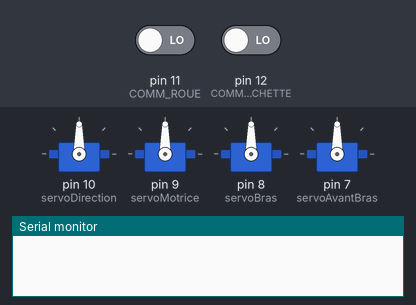
Recording of a sketch running on a simulated Arduino Uno, built with avr-gcc and run on an emulated ATmega328P. Parts: 4 × servo, the last lines printed to the serial monitor. The inputs (shaded band) are chosen by the test bench; at power-on: pin 11 (COMM_ROUE) LOW, pin 12 (COMM_GACHETTE) LOW.

Above: at 0.1 s.
At 2.1 s:
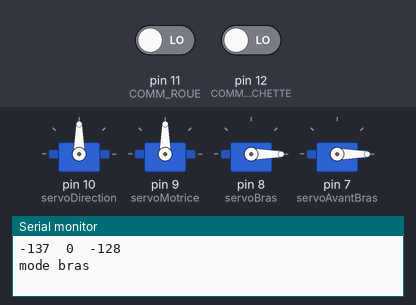
Timing chart, 0 to 3.6 s (numbered marks = the images above):
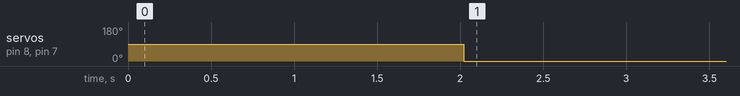

Measured:
- by itself, servo on pin 8 (servoBras), servo on pin 7 (servoAvantBras): 90° → 0° at 2.0 s

The sketch:

robotMartienV2.ino
```cpp
#include <Servo.h>

boolean modeMouvement;
Servo servoBras;
Servo servoAvantBras;

Servo roues;
Servo servoDirection;
Servo servoMotrice;

#define COMM_ROUE     11//channel 1
#define COMM_GACHETTE 12//channel 2
#define TRIGGER_AVG  5
#define ECHO_AVG 6
#define TRIGGER_AVD  3
#define ECHO_AVD 4
#define TRIGGER_AR  1
#define ECHO_AR 2


int valSwitch,valSwitchAvant, valGachette, valRoue;
  boolean mode=false;

void setup()
{
  Serial.begin(9600);
  pinMode(COMM_ROUE, INPUT);
  pinMode(COMM_GACHETTE, INPUT);
  pinMode(TRIGGER_AVG, OUTPUT);
  pinMode(ECHO_AVG, INPUT);
  pinMode(TRIGGER_AVD, OUTPUT);
  pinMode(ECHO_AVD, INPUT);


  modeMouvement=false;
  servoDirection.attach(10);
  servoMotrice.attach(9);
  servoBras.attach(8);
  servoAvantBras.attach(7);
}

long getDistance(int trigger, int echo)
{
  long duration, distance;

 digitalWrite(trigger, LOW);
  delayMicroseconds(2); // Added this line
 digitalWrite(trigger, HIGH);
  delayMicroseconds(10); // Added this line
 digitalWrite(trigger, LOW);

  duration = pulseIn(echo, HIGH);
  distance = (duration/2) / 29.1;

return distance;

}

void loop()
{


  valSwitch=pulseIn(COMM_ROUE,HIGH, 20000);
  if ((valSwitchAvant==0 && valSwitch!=0) )
  modeMouvement=!modeMouvement;


  valGachette=pulseIn(COMM_GACHETTE,HIGH);
  valRoue=pulseIn(COMM_ROUE,HIGH);

  int valRoueServo=map(valRoue,850,1770,10,170);
  int valGachetteServo=map(valGachette,820,1770,10,170);
/*
//Serial.print(valSwitchAvant);
//Serial.print("\t");
Serial.print(valGachette);
Serial.print("\t");
Serial.print(valRoue);
Serial.print("\n");
*/
Serial.print(valRoueServo);
Serial.print("\t");
Serial.print(valGachette);
Serial.print("\t");
Serial.print(valGachetteServo);
Serial.print("\n");


/*int d = getDistance(TRIGGER_AVD, ECHO_AVD);
delay(300);*/

  if (modeMouvement)
  {
    Serial.println("mode mouvement");

    servoDirection.write(valRoueServo);

    if (170-valGachetteServo>90) //on va en avant
    {
      //if (getDistance(TRIGGER_AVG,ECHO_AVG)>10)

        servoMotrice.write(valGachetteServo);

    }
  //  Serial.println("on passe en mode roues");
  }
  else
  {
        Serial.println("mode bras");

    servoBras.write(valRoueServo);
    servoAvantBras.write(valGachetteServo);

   // Serial.println("on passe en mode bras");
  }

   valSwitchAvant=valSwitch;


}
```
